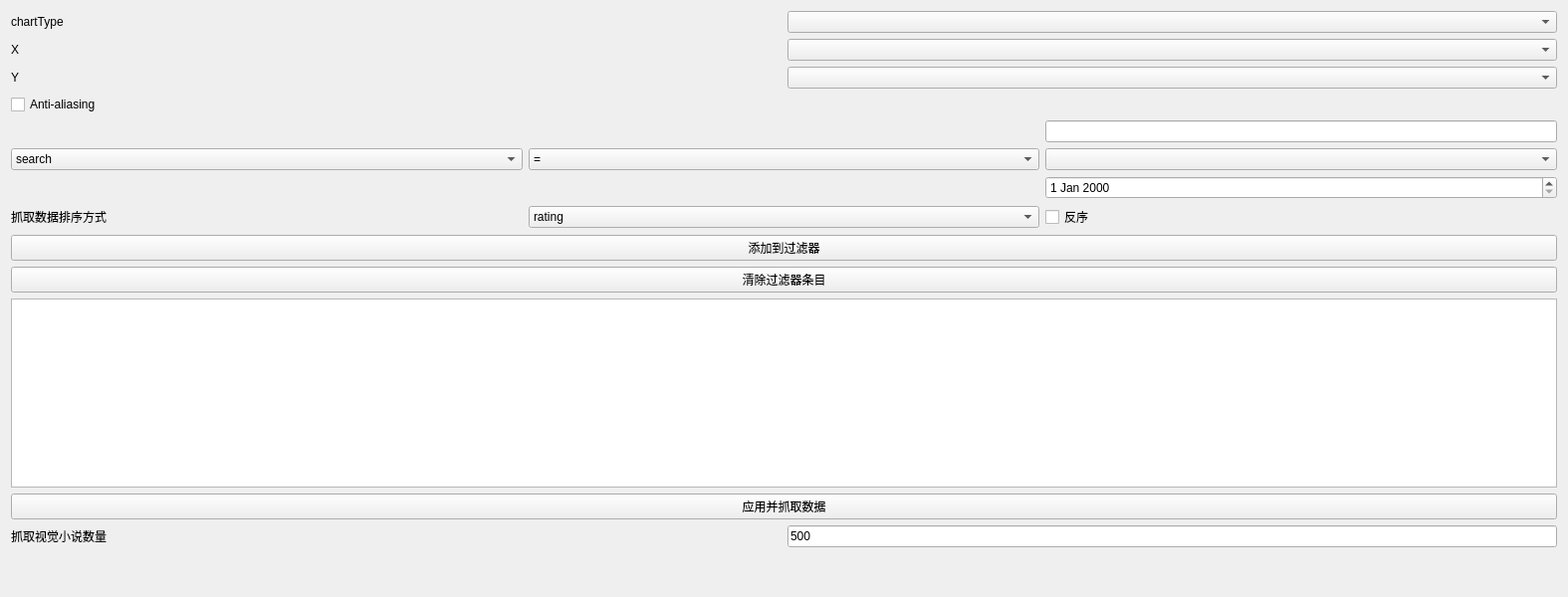
<?xml version="1.0" encoding="UTF-8"?>
<ui version="4.0">
 <class>ThemeWidgetForm</class>
 <widget class="QWidget" name="ThemeWidgetForm">
  <property name="geometry">
   <rect>
    <x>0</x>
    <y>0</y>
    <width>1575</width>
    <height>600</height>
   </rect>
  </property>
  <layout class="QGridLayout" name="gridLayout">
   <item row="0" column="0">
    <layout class="QHBoxLayout" name="horizontalLayout">
     <property name="sizeConstraint">
      <enum>QLayout::SetDefaultConstraint</enum>
     </property>
     <item>
      <layout class="QVBoxLayout" name="verticalLayout">
       <property name="sizeConstraint">
        <enum>QLayout::SetDefaultConstraint</enum>
       </property>
       <item>
        <layout class="QHBoxLayout" name="horizontalLayout_2">
         <item>
          <widget class="QLabel" name="label">
           <property name="text">
            <string>chartType</string>
           </property>
          </widget>
         </item>
         <item>
          <widget class="QComboBox" name="chartType"/>
         </item>
        </layout>
       </item>
       <item>
        <layout class="QHBoxLayout" name="horizontalLayout_4">
         <item>
          <widget class="QLabel" name="label_2">
           <property name="text">
            <string>X</string>
           </property>
          </widget>
         </item>
         <item>
          <widget class="QComboBox" name="tagX"/>
         </item>
        </layout>
       </item>
       <item>
        <layout class="QHBoxLayout" name="horizontalLayout_6">
         <item>
          <widget class="QLabel" name="lable_tagY">
           <property name="text">
            <string>Y</string>
           </property>
          </widget>
         </item>
         <item>
          <widget class="QComboBox" name="tagY"/>
         </item>
        </layout>
       </item>
       <item>
        <widget class="QCheckBox" name="antialiasCheckBox">
         <property name="text">
          <string>Anti-aliasing</string>
         </property>
         <property name="checked">
          <bool>false</bool>
         </property>
        </widget>
       </item>
       <item>
        <layout class="QHBoxLayout" name="horizontalLayout_5">
         <item>
          <widget class="QComboBox" name="filterComboBox">
           <property name="sizePolicy">
            <sizepolicy hsizetype="Preferred" vsizetype="Fixed">
             <horstretch>0</horstretch>
             <verstretch>0</verstretch>
            </sizepolicy>
           </property>
           <item>
            <property name="text">
             <string>search</string>
            </property>
           </item>
           <item>
            <property name="text">
             <string>lang</string>
            </property>
           </item>
           <item>
            <property name="text">
             <string>platform</string>
            </property>
           </item>
           <item>
            <property name="text">
             <string>length</string>
            </property>
           </item>
           <item>
            <property name="text">
             <string>released</string>
            </property>
           </item>
           <item>
            <property name="text">
             <string>rating</string>
            </property>
           </item>
           <item>
            <property name="text">
             <string>votecount</string>
            </property>
           </item>
           <item>
            <property name="text">
             <string>has_anime</string>
            </property>
           </item>
           <item>
            <property name="text">
             <string>tag</string>
            </property>
           </item>
          </widget>
         </item>
         <item>
          <widget class="QComboBox" name="filterOperatorComboBox">
           <property name="sizePolicy">
            <sizepolicy hsizetype="Preferred" vsizetype="Fixed">
             <horstretch>0</horstretch>
             <verstretch>0</verstretch>
            </sizepolicy>
           </property>
           <item>
            <property name="text">
             <string>=</string>
            </property>
           </item>
           <item>
            <property name="text">
             <string>&gt;</string>
            </property>
           </item>
           <item>
            <property name="text">
             <string>&lt;</string>
            </property>
           </item>
           <item>
            <property name="text">
             <string>!=</string>
            </property>
           </item>
          </widget>
         </item>
         <item>
          <layout class="QVBoxLayout" name="verticalLayout_2">
           <item>
            <widget class="QLineEdit" name="filterLineEdit">
             <property name="sizePolicy">
              <sizepolicy hsizetype="Preferred" vsizetype="Fixed">
               <horstretch>0</horstretch>
               <verstretch>0</verstretch>
              </sizepolicy>
             </property>
            </widget>
           </item>
           <item>
            <widget class="QComboBox" name="filterItemCombobox"/>
           </item>
           <item>
            <widget class="QDateEdit" name="filterDateEdit">
             <property name="sizePolicy">
              <sizepolicy hsizetype="Preferred" vsizetype="Fixed">
               <horstretch>0</horstretch>
               <verstretch>0</verstretch>
              </sizepolicy>
             </property>
            </widget>
           </item>
          </layout>
         </item>
        </layout>
       </item>
       <item>
        <layout class="QHBoxLayout" name="horizontalLayout_7">
         <item>
          <widget class="QLabel" name="label_4">
           <property name="text">
            <string>抓取数据排序方式</string>
           </property>
          </widget>
         </item>
         <item>
          <widget class="QComboBox" name="sortComboBox">
           <item>
            <property name="text">
             <string>rating</string>
            </property>
           </item>
           <item>
            <property name="text">
             <string>votecount</string>
            </property>
           </item>
           <item>
            <property name="text">
             <string>released</string>
            </property>
           </item>
           <item>
            <property name="text">
             <string>title</string>
            </property>
           </item>
           <item>
            <property name="text">
             <string>searchrank</string>
            </property>
           </item>
          </widget>
         </item>
         <item>
          <widget class="QCheckBox" name="inverseCheckBox">
           <property name="text">
            <string>反序</string>
           </property>
          </widget>
         </item>
        </layout>
       </item>
       <item>
        <widget class="QPushButton" name="filterAdd">
         <property name="text">
          <string>添加到过滤器</string>
         </property>
        </widget>
       </item>
       <item>
        <widget class="QPushButton" name="filterDelete">
         <property name="text">
          <string>清除过滤器条目</string>
         </property>
        </widget>
       </item>
       <item>
        <widget class="QTableWidget" name="filterTable">
         <property name="sizePolicy">
          <sizepolicy hsizetype="Preferred" vsizetype="Expanding">
           <horstretch>0</horstretch>
           <verstretch>0</verstretch>
          </sizepolicy>
         </property>
         <property name="minimumSize">
          <size>
           <width>150</width>
           <height>150</height>
          </size>
         </property>
        </widget>
       </item>
       <item>
        <widget class="QPushButton" name="filterApplyPushButton">
         <property name="text">
          <string>应用并抓取数据</string>
         </property>
        </widget>
       </item>
       <item>
        <layout class="QHBoxLayout" name="horizontalLayout_3">
         <item>
          <widget class="QLabel" name="label_3">
           <property name="text">
            <string>抓取视觉小说数量</string>
           </property>
          </widget>
         </item>
         <item>
          <widget class="QLineEdit" name="vnTotelNumberLineEdit">
           <property name="sizePolicy">
            <sizepolicy hsizetype="Preferred" vsizetype="Fixed">
             <horstretch>0</horstretch>
             <verstretch>0</verstretch>
            </sizepolicy>
           </property>
           <property name="text">
            <string>500</string>
           </property>
          </widget>
         </item>
        </layout>
       </item>
       <item>
        <spacer name="verticalSpacer">
         <property name="orientation">
          <enum>Qt::Vertical</enum>
         </property>
         <property name="sizeHint" stdset="0">
          <size>
           <width>20</width>
           <height>40</height>
          </size>
         </property>
        </spacer>
       </item>
      </layout>
     </item>
    </layout>
   </item>
  </layout>
 </widget>
 <resources/>
 <connections>
  <connection>
   <sender>antialiasCheckBox</sender>
   <signal>toggled(bool)</signal>
   <receiver>ThemeWidgetForm</receiver>
   <slot>updateUI()</slot>
   <hints>
    <hint type="sourcelabel">
     <x>20</x>
     <y>20</y>
    </hint>
    <hint type="destinationlabel">
     <x>20</x>
     <y>20</y>
    </hint>
   </hints>
  </connection>
 </connections>
 <slots>
  <slot>updateUI()</slot>
 </slots>
</ui>
